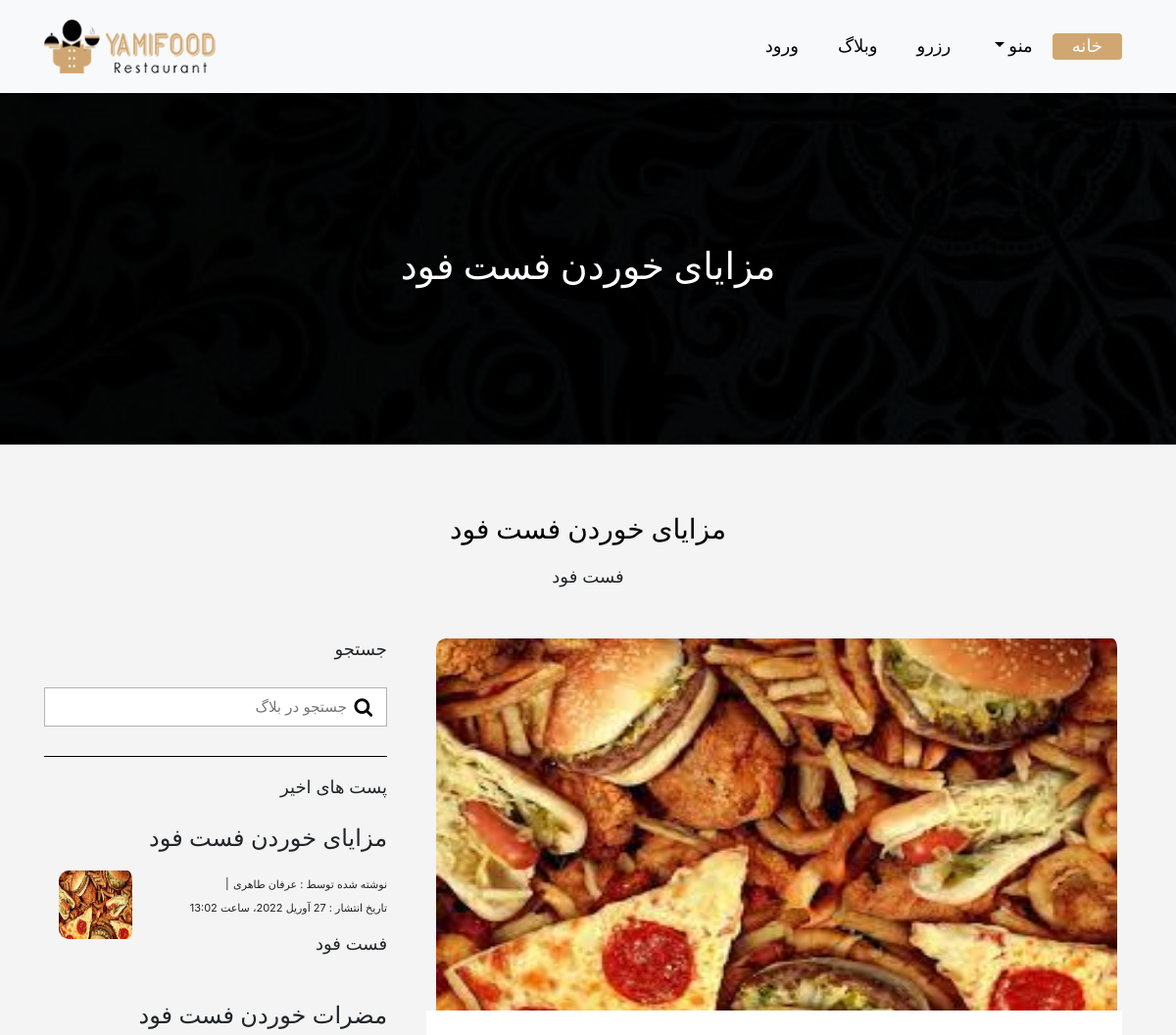
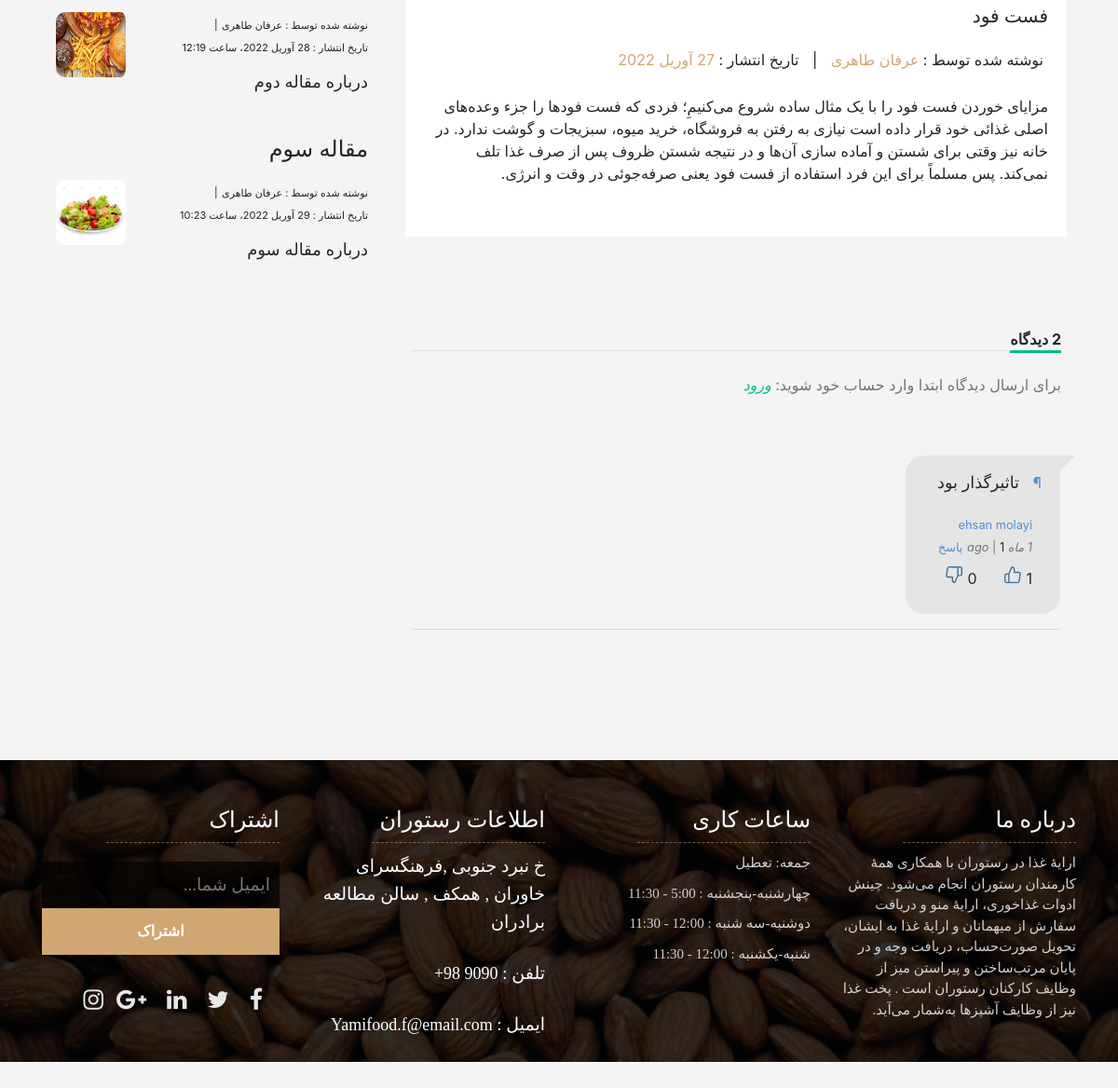
Screenshot of /blog/m1/ with the database file from the repository (2 pictures, top to bottom).
### blog/models.py (models this page shows, shortened)
class Article(models.Model):
    title = models.CharField(max_length=200 , verbose_name='عنوان مقاله')
    slug = models.SlugField(verbose_name='ادرس مقاله' ,null=True)
    descirption = models.CharField(max_length=200 , verbose_name='توضیحات')
    content = models.TextField(verbose_name='متن')
    author = models.ForeignKey(User ,verbose_name='نویسنده', on_delete=models.CASCADE,null=True)
    image = models.ImageField(upload_to="blog/", verbose_name='عکس')
    created = models.DateTimeField(default=timezone.now, verbose_name='تاریخ ساخت')
    comments = GenericRelation(Comment)
    class Meta:
        verbose_name = 'مقاله'
        verbose_name_plural = 'مقالات'

### comment/models/comments.py (models this page shows, shortened)
class Comment(models.Model):
    user = models.ForeignKey(get_user_model(), on_delete=models.CASCADE, blank=True, null=True)
    email = models.EmailField(blank=True)
    parent = models.ForeignKey('self', on_delete=models.CASCADE, null=True, blank=True)
    content_type = models.ForeignKey(ContentType, on_delete=models.CASCADE)
    object_id = models.PositiveIntegerField()
    content_object = GenericForeignKey('content_type', 'object_id' )
    content = models.TextField()
    urlhash = models.CharField(
        max_length=50,
        unique=True,
        editable=False
        )
    posted = models.DateTimeField(default=timezone.now, editable=False)
    edited = models.DateTimeField(auto_now=True)
    objects = CommentManager()
    class Meta:
        ordering = ['-posted', ]
    def _get_reaction_count(self, reaction_type):
        return getattr(self.reaction, reaction_type, None)
    def replies(self, include_flagged=False):
        manager = self.__class__.objects
        if include_flagged:
            qs = manager.all()
        else:
            qs = manager.all_exclude_flagged()
        return manager._filter_parents(qs, parent=self)
    def get_username(self):
        user = self.user
        if not user:
            return self._get_username_for_anonymous()
        return getattr(user, user.USERNAME_FIELD)
    @property
    def is_parent(self):
        return self.parent is None
    @property
    def is_edited(self):
        if self.user:
            return self.posted.timestamp() + 1 < self.edited.timestamp()
        return False
    @property
    def likes(self):
        return self._get_reaction_count('likes')
    @property
    def dislikes(self):
        return self._get_reaction_count('dislikes')
    @property
    def is_flagged(self):
        if hasattr(self, 'flag') and self.flag.is_flag_enabled:
            return self.flag.state != self.flag.UNFLAGGED
        return False
    @property
    def has_flagged_state(self):
        if hasattr(self, 'flag'):
            return self.flag.state == self.flag.FLAGGED
        return False

### comment/models/reactions.py (models this page shows, shortened)
class Reaction(models.Model):
    comment = models.OneToOneField(Comment, on_delete=models.CASCADE)
    likes = models.PositiveIntegerField(default=0)
    dislikes = models.PositiveIntegerField(default=0)
    objects = ReactionManager()

### blog/views.py (the view)
# urls.py: path('<slug:slug>/',views.Detail, name='detail'),
def Detail(request, slug):
    article = get_object_or_404(Article , slug=slug)
    resents = Article.objects.all().order_by("created")[:3]
    context = {
        "article":article,
        "resents":resents,
    }
    return render(request, 'blog/detail.html', context)

### templates/blog/detail.html (shortened to what this page needs)
{% extends 'myrest/base.html' %}
{% load static %}
{% load comment_tags %}
{% block content %}
	<div class="all-page-title page-breadcrumb">
		<div class="container text-center">
			<div class="row">
				<div class="col-lg-12">
					<h1>{{article.title}}</h1>
				</div>
			</div>
		</div>
	</div>
	<div class="blog-box">
		<div class="container">
			<div class="row">
				<div class="col-lg-12">
					<div class="heading-title text-center">
						<h2>{{article.title}}</h2>
						<p>{{article.descirption}}</p>
					</div>
				</div>
			</div>
			<div class="row">
				<div class="col-xl-8 col-lg-8 col-12">
					<div class="blog-inner-details-page">
						<div class="blog-inner-box">
							<div class="img">
								<img class="img-fluid " style="width:700px ; height:400px;" src="{{article.image.url}}" alt="">
							</div>
							<div class="inner-blog-detail details-page">
								<h3>{{article.descirption}}</h3>
								<ul>
									<li> نوشته شده توسط : <span>{{article.author.get_full_name}}</span></li>
									<li>|</li>
									<li>تاریخ انتشار : <span>{{article.created|date}}</span></li>
								</ul>
								<p>{{article.content}}</p>
							</div>
						</div>
						<div class="blog-comment-box">
							{% render_comments article request %}
							{% include_bootstrap %}
						</div>
					</div>
				</div>
				<div class="col-xl-4 col-lg-4 col-md-6 col-sm-8 col-12 blog-sidebar">
					<div class="right-side-blog">
						<h3>جستجو</h3>
						<form method="GET" action="{% url 'blog:search' %}">
							<div class="blog-search-form">
								<input name="search" placeholder="جستجو در بلاگ" type="text">
								<button class="search-btn" type="submit">
									<i class="fa fa-search" aria-hidden="true"></i>
								</button>
							</div>
						</form>
						<h3>پست های اخیر</h3>
						<div class="post-box-blog">
							<div class="recent-post-box">
								{% for article in resents %}
								<div class="recent-box-blog">
									<h4>{{article.title}}</h4>
									<div class="recent-info">
										<div class="recent-img">
											<img class="img-fluid" style="height:70px; width:80px" src="{{article.image.url}}" alt="">
										</div>
										<ul>
											<li>نوشته شده توسط : <span>{{article.author.get_full_name}}</span></li>
											<li>|</li>
											<li>تاریخ انتشار : <span>{{article.created}}</span></li>
										</ul>
										<h3>{{article.descirption}}</h3>
									</div>
								</div>
								{% endfor %}
						</div>
					</div>
				</div>
			</div>
		</div>
	</div>
<br>
<br>
<br>
{% endblock %}

### comment/templates/comment/comments/base.html (shortened to what this page needs)
{% load comment_tags %}
{% load i18n %}
<section id="comments" class="{% block comment_section_cls %}my-5 mx-3{% endblock comment_section_cls %}">
    <div class="{% block header_div_cls %}border-bottom mb-4{% endblock header_div_cls %}">
        <strong class="{% block header_title_cls %}bb{% endblock header_title_cls %}"><span
                class="js-comment-number">{% get_comments_count model_object user %}</span><span
                class="comment-translatable"> {% trans "دیدگاه" %}</span></strong>
    </div>
    <div class="js-comment comment mb-5">
        {% trans 'دیدگاه خود را وارد کنید ...' as parent_placeholder %}
        {% include 'comment/comments/create_comment.html' with placeholder=parent_placeholder comment=None %}
    </div>
    <div class="mt-5">
        {% trans 'پاسخ به این دیدگاه ...' as child_placeholder %}
        {% for comment in comments %}
            {% include 'comment/comments/parent_comment.html' with placeholder=child_placeholder %}
        {% endfor %}
    </div>
</section>

### comment/templates/comment/comments/parent_comment.html (shortened to what this page needs)
{% load comment_tags %}
<div class="js-parent-comment {% block parent_comment_wrapper_cls %}text-wrap{% endblock parent_comment_wrapper_cls %}">
    {% include 'comment/comments/comment_body.html' with comment=comment %}
        {% get_comment_replies comment user as replies %}
    <hr/>
</div>

### comment/templates/comment/comments/comment_body.html (shortened to what this page needs)
{% load comment_tags %}
<div class="row">
    {% include 'comment/comments/comment_content.html' with comment=comment %}
    {% if comment.user != user %}
        <div class="{% block three_dots_wrapper_cls %}col-1 position-relative d-flex justify-content-end{% endblock three_dots_wrapper_cls %}">
        </div>
    {% endif %}
</div>

### comment/templates/comment/comments/comment_content.html (shortened to what this page needs)
{% load comment_tags %}
{% load i18n %}
<div id="{{ comment.urlhash }}" class="media-comment-bubble left-top js-updated-comment {% if comment.has_flagged_state %}flagged-comment {% endif %}{% block content_wrapper_cls %}{% if has_valid_profile %}col-9 col-md-10{% else %}co-11 mx-3{% endif %}{% endblock content_wrapper_cls %}" >
    {% block comment_content %}
        {% if render_markdown %}
            {% render_content comment markdown=True %}
        {% else %}
            {% render_content comment markdown=False %}
        {% endif %}
    {% endblock comment_content %}
    {% get_username_for_comment comment as username %}
    <div class=" {% block footer_wrapper_cls %}mt-2 text-muted{% endblock footer_wrapper_cls %}">
        <small>
            {% get_profile_url comment as profile_url %}
            <{% if comment.user %}a{% else %}span{% endif %}
                class="{% block username_cls %}{% endblock username_cls %}" {% if profile_url %}href="{{ profile_url }}"{% endif %}
                title="{% if comment.user %}{% blocktrans %}view {{ username }} profile{% endblocktrans %}{% else %}{% trans 'comment by anonymous user' %}{% endif %}"
            >
                {% if comment.user.get_full_name %}
                    {{ comment.user.get_full_name }}
                {% else %}
                    {{ comment.user }}
                {% endif %}
            </{% if comment.user %}a{% else %}span{% endif %}> <br>
            {% if comment.is_edited %}
                <span class="font-italic" title="{% trans 'ویرایش شده' %}">{% blocktrans with edited_time=comment.edited|timesince %}Edited: {{ edited_time }} ago{% endblocktrans %}</span>
            {% else %}
                <span class="font-italic" title="{% trans 'Posted' %}">{% blocktrans with posted_time=comment.posted|timesince %}{{ posted_time }} ago{% endblocktrans %}</span>
            {% endif %}
            {% can_delete_comment comment user as can_delete %}
            {% if comment.is_parent %}
                {% get_replies_count comment user as reply_count %}
                | <span class="js-reply-number {% block reply_count_cls %}text-dark{% endblock reply_count_cls %}">{{ reply_count }}</span>
                <a class="js-reply-link {% block reply_link_cls %}btn btn-link ml-1{% endblock reply_link_cls %}" href="#">
                </a>
            {% endif %}
        </small>
        {% include "comment/reactions/reactions.html" with comment=comment %}
    </div>
</div>

### comment/templates/comment/comments/content.html
{% load i18n %}
<p class="js-comment-content {% block content_text_cls %}mb-0{% endblock content_text_cls %}">
    {% block comment_urlhash %}
    {% include "comment/comments/urlhash.html" with urlhash=urlhash %}
    {% endblock comment_urlhash %}
    {% if text_2 %}
        {{ text_1 }}
        <span class="d-none">{{ text_2 }}</span>
        <button class="js-read-more-btn {% block read_more_cls %}btn btn-link btn-xs read-more{% endblock read_more_cls %}">{% trans "ادامه" %}...</button>
    {% else %}
        {{ text_1 }}
    {% endif %}
</p>

### comment/templates/comment/comments/urlhash.html
{% load i18n %}
<a class="headerlink {% block urlhash_cls %}js-comment-urlhash{% endblock urlhash_cls %}" href="#{{ urlhash }}" title="{% trans 'Permalink to this comment' %}">
    {% block urlhash_icon %}
    ¶
    {% endblock urlhash_icon %}
</a>

### comment/templates/comment/reactions/reactions.html
{% load i18n %}
<div class="js-comment-reactions mt-2">
    <span class="js-like-number text-dark">{{ comment.likes }}</span>
    {% url 'comment:react' pk=comment.id reaction='like' as like_url %}
    <a title="{% trans "like" %}" class="{% block like_link_cls %} {% endblock like_link_cls %}
        {% if user.is_authenticated %}
        js-comment-reaction" href="{{ like_url }}"
        {% else %}
        " href="{{ login_url }}/?next={{ request.build_absolute_uri }}"
        {% endif %}
    >
        {% include "comment/reactions/like_icon.html" %}
    </a>
    <span class="mr-4 js-dislike-number text-dark">{{ comment.dislikes }}</span>
    {% url 'comment:react' pk=comment.id reaction='dislike' as dislike_url %}
    <a title="{% trans "dislike" %}" class="{% block dislike_link_cls %} {% endblock dislike_link_cls %}
        {% if user.is_authenticated %}
        js-comment-reaction" href="{{ dislike_url }}"
        {% else %}
        " href="{{ login_url }}/?next={{ request.build_absolute_uri }}"
        {% endif %}
    >
        {% include "comment/reactions/dislike_icon.html" %}
    </a>
    </div>

### comment/templates/comment/reactions/like_icon.html
{% load comment_tags %}
{% has_reacted user=user comment=comment reaction="like" as has_user_liked %}
{% block like_img_icon %}
<svg class="comment-reaction-icon reaction-like {% if has_user_liked %}user-has-reacted{% else %}user-has-not-reacted{% endif %}"
     xmlns="http://www.w3.org/2000/svg" width="20" height="20" viewBox="0 0 24 24"
     stroke="{% block like_icon_color %}#427297{% endblock like_icon_color %}" stroke-width="1.7" stroke-linecap="round" stroke-linejoin="round">
    <path d="M14 9V5a3 3 0 0 0-3-3l-4 9v11h11.28a2 2 0 0 0 2-1.7l1.38-9a2 2 0 0 0-2-2.3zM7 22H4a2 2 0 0 1-2-2v-7a2 2 0 0 1 2-2h3"></path>
</svg>
{% endblock like_img_icon %}

### comment/templates/comment/reactions/dislike_icon.html
{% load comment_tags %}
{% has_reacted user=user comment=comment reaction="dislike" as has_user_disliked %}
{% block dislike_img_icon %}
<svg class="comment-reaction-icon reaction-dislike {% if has_user_disliked %}user-has-reacted{% else %}user-has-not-reacted{% endif %}"
     xmlns="http://www.w3.org/2000/svg" width="20" height="20" viewBox="0 0 24 24"
     stroke="{% block dislike_icon_color %}#427297{% endblock dislike_icon_color %}" stroke-width="1.7" stroke-linecap="round" stroke-linejoin="round">
    <path d="M10 15v4a3 3 0 0 0 3 3l4-9V2H5.72a2 2 0 0 0-2 1.7l-1.38 9a2 2 0 0 0 2 2.3zm7-13h2.67A2.31 2.31 0 0 1 22 4v7a2.31 2.31 0 0 1-2.33 2H17"></path>
</svg>
{% endblock dislike_img_icon %}

### rows the page displays
Article: title "مزایای خوردن فست فود", descirption "فست فود", image (picture), author.get_full_name "عرفان طاهری", created "27 آوریل 2022", content "مزایای خوردن فست فود را با یک مثال ساده شروع می‌‌کنیمِ؛ فردی که فست فودها را جزء وعده‌‌های اصلی غذائی خود قرار داده است نیازی به رفتن به فروشگاه، خرید میوه، سبزیجات و گوشت ندارد. در خانه‌‌ نیز وقتی برای شستن و آماده سازی آن‌‌ها و در نتیجه شستن ظروف پس از صرف غذا تلف نمی‌‌کند. پس مسلماً برای این فرد استفاده از فست فود یعنی صرفه‌‌جوئی در وقت و انرژی.", id "2", created "27 آوریل 2022، ساعت 13:02"
Comment: content "تاثیرگذار بود", user.get_full_name "ehsan molayi", reply_count "1", likes "1", dislikes "0"
Article: title "مضرات خوردن فست فود", image (picture), author.get_full_name "عرفان طاهری", created "28 آوریل 2022، ساعت 12:19", descirption "درباره مقاله دوم"
Article: title "مقاله سوم", image (picture), author.get_full_name "عرفان طاهری", created "29 آوریل 2022، ساعت 10:23", descirption "درباره مقاله سوم"
